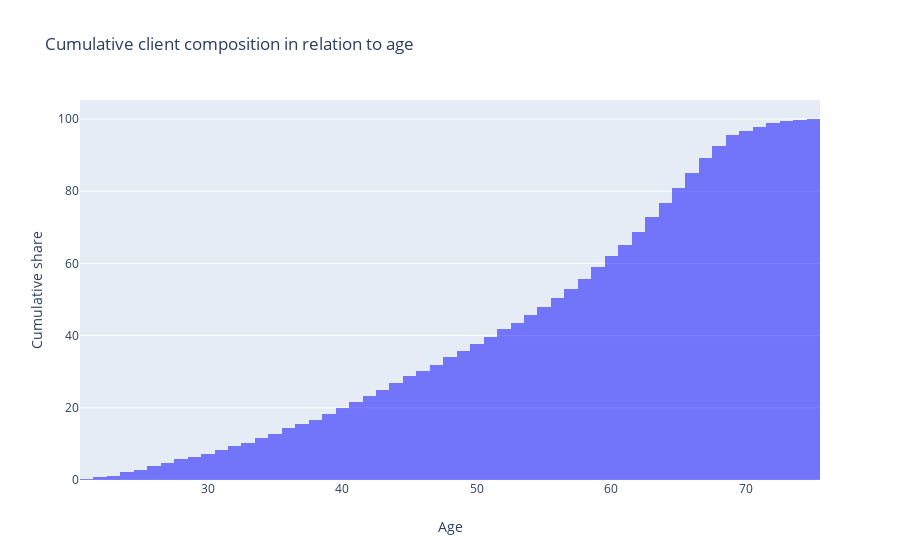

Notebook cell for this chart:
### Markdown cell above
# Exploring client characteristics

### Code cell
trace0=go.Histogram(x=df_grouped.age,
        marker=dict(
        color="blue",
        opacity=0.5
        ),
        histnorm='percent',
        cumulative_enabled=True
       )



data=[trace0]
figure=go.Figure(
    data=data,
    layout=go.Layout(
    
        barmode="overlay",
        title="Cumulative client composition in relation to age",
        yaxis=dict(title="Cumulative share"),
        xaxis=dict(title="Age")

    
    ))
iplot(figure)

### Figure 1 — Plotly figure (JSON) as saved in the notebook; plotly's stock layout.template omitted (floating-point values rounded to 4 significant figures; data arrays with more than 128 entries replaced by an {"elided": "..."} marker saying what was removed)
{"data": [{"cumulative": {"enabled": true}, "histnorm": "percent", "marker": {"color": "blue", "opacity": 0.5}, "type": "histogram", "x": {"elided": "4307 int values"}}], "layout": {"barmode": "overlay", "title": {"text": "Cumulative client composition in relation to age"}, "xaxis": {"title": {"text": "Age"}}, "yaxis": {"title": {"text": "Cumulative share"}}}}
